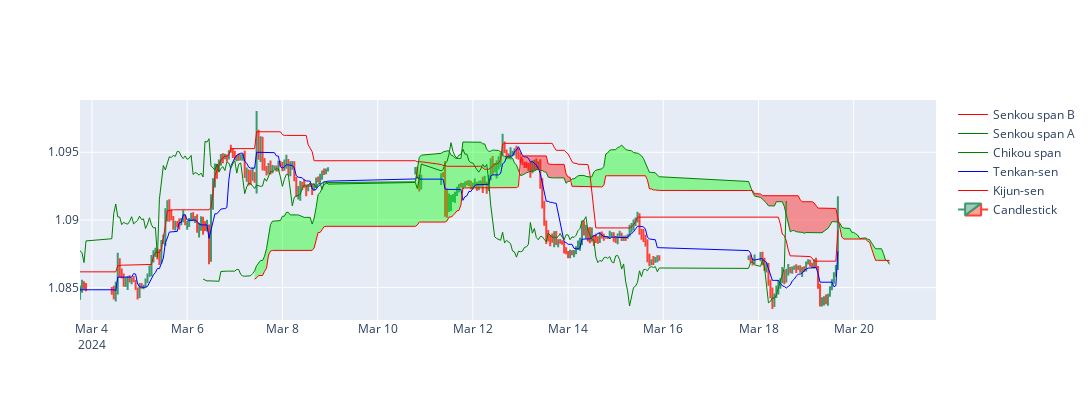

Notebook code for this chart:
### Markdown cell above
Here is a static image of the candlestick plot:

![Ichimoku Plot](\img\candleplot.png)

### Code cell
# Define a function to determine the fill color for the Ichimoku Cloud
def get_fill_color(label):
    # Green color for bullish signal, red for bearish
    return 'rgba(0,255,0,0.4)' if label == 1 else 'rgba(255,0,0,0.4)'

# Initialize a new figure for plotting
fig = go.Figure()

# Copy the dataframe to avoid modifying the original data
df1 = df.copy()

# Create a 'label' column to identify bullish (1) and bearish (0) areas
df1['label'] = np.where(df1['senkou span A'] > df1['senkou span B'], 1, 0)

# Group the data by consecutive labels to create continuous areas
df1['group'] = df1['label'].ne(df1['label'].shift()).cumsum()
groups = df1.groupby('group')

# Split the dataframe into subframes for each group
dfs = [data for _, data in groups]

# Plot each group's Ichimoku Cloud area
for df in dfs:
    # Add the Senkou Span A line (invisible, used for filling color)
    fig.add_trace(go.Scatter(x=df.index, y=df['senkou span A'], 
                             line=dict(color='rgba(0,0,0,0)'), name='cloud', showlegend=False))
    # Add the Senkou Span B line and fill the area between them
    fig.add_trace(go.Scatter(x=df.index, y=df['senkou span B'], 
                             line=dict(color='rgba(0,0,0,0)'), fill='tonexty', 
                             fillcolor=get_fill_color(df['label'].iloc[0]), name='cloud', showlegend=False))

# Plot the Kijun-sen line
Kijun_sen = go.Scatter(x=df1.index, y=df1['Kijun-sen'].shift(-26), 
                       line=dict(color='red', width=1), name='Kijun-sen')

# Plot the Tenkan-sen line
tenkan_sen = go.Scatter(x=df1.index, y=df1['tenkan-sen'].shift(-26), 
                        line=dict(color='blue', width=1), name='Tenkan-sen')

# Plot the Chikou Span line
chikou_span = go.Scatter(x=df1.index, y=df1['chikou span'].shift(-26), 
                         line=dict(color='green', width=1), name='Chikou span')

# Plot the Senkou Span A line
senkou_span_A = go.Scatter(x=df1.index, y=df1['senkou span A'], 
                           line=dict(color='green', width=1), name='Senkou span A')

# Plot the Senkou Span B line
senkou_span_B = go.Scatter(x=df1.index, y=df1['senkou span B'], 
                           line=dict(color='red', width=1), name='Senkou span B')

# Add the candlestick trace
fig.add_trace(candle)

# Add all the Ichimoku lines to the figure
fig.add_trace(Kijun_sen)
fig.add_trace(tenkan_sen)
fig.add_trace(chikou_span)
fig.add_trace(senkou_span_A)
fig.add_trace(senkou_span_B)

# Update the layout of the figure
fig.update_layout(width=1100, height=400, xaxis_rangeslider_visible=False, showlegend=True)

# Display the figure
fig.show()
